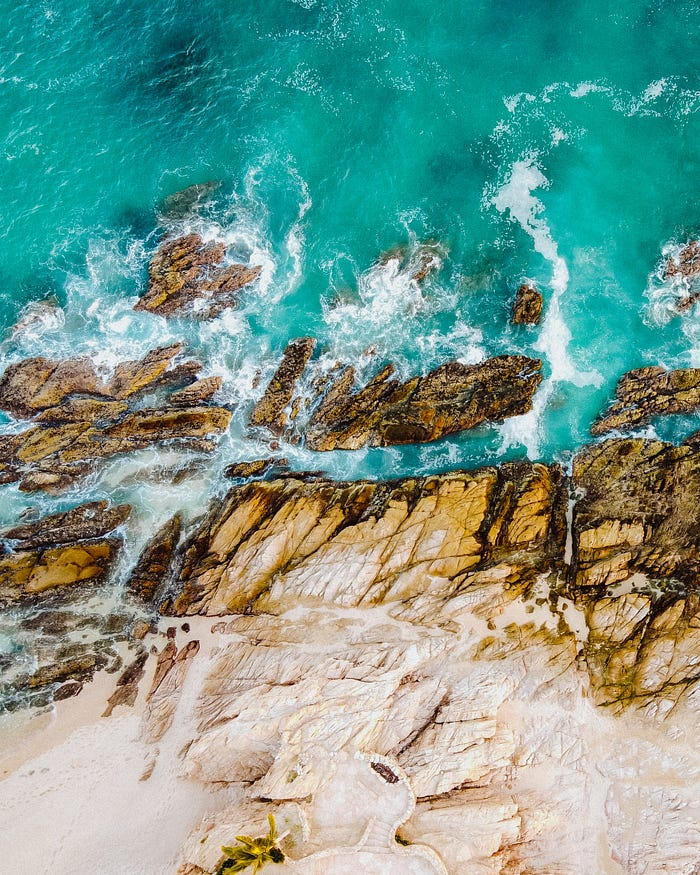
#> input picture img.jpg, 700 x 875 px, found by its file name
$ jupyter execute imageCompression.ipynb
#> lines starting #> are read from the running program, lines starting #| are printed output that depends on the picture
[cell 1]
#Lossy Compression using JPEG

import cv2
import matplotlib.pyplot as plt

img=cv2.imread('C:/Users/M.Tech DS006/Desktop/img.jpg')
#> img is the input picture: shape (875, 700, 3); mean B, G, R 140.7, 153.6, 116.1

cv2.imwrite('compressedImage.jpg',img,[cv2.IMWRITE_JPEG_QUALITY,5])

compressedImage=cv2.imread('compressedImage.jpg')
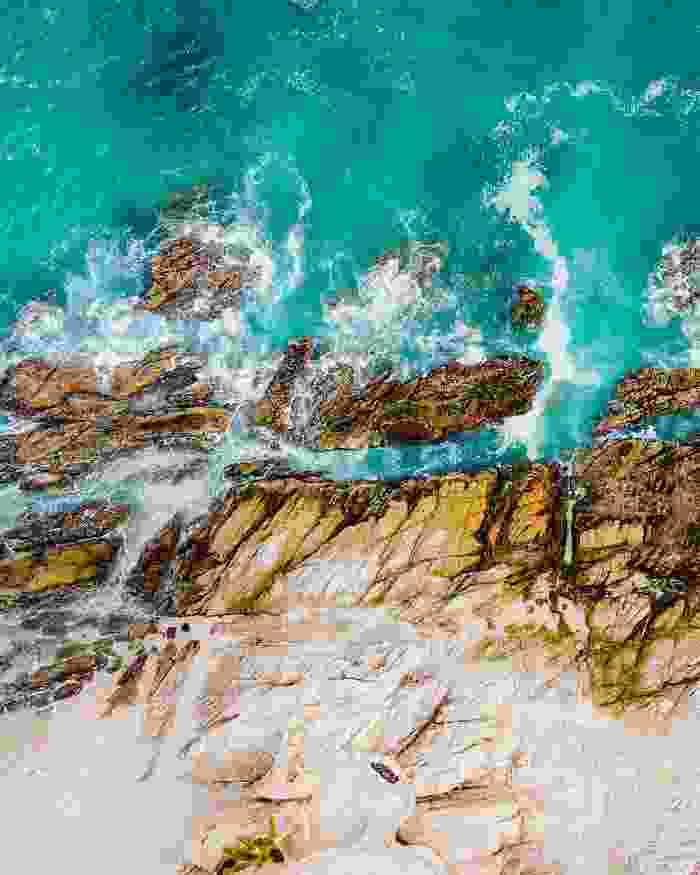
#> compressedImage: shape (875, 700, 3); mean B, G, R 142.3, 153.4, 115.8

plt.figure(figsize=(10,5))
plt.subplot(1,2,1)
plt.title('Original Image')
plt.imshow(img)

plt.subplot(1,2,2)
plt.title('Compressed Image')
plt.imshow(compressedImage)
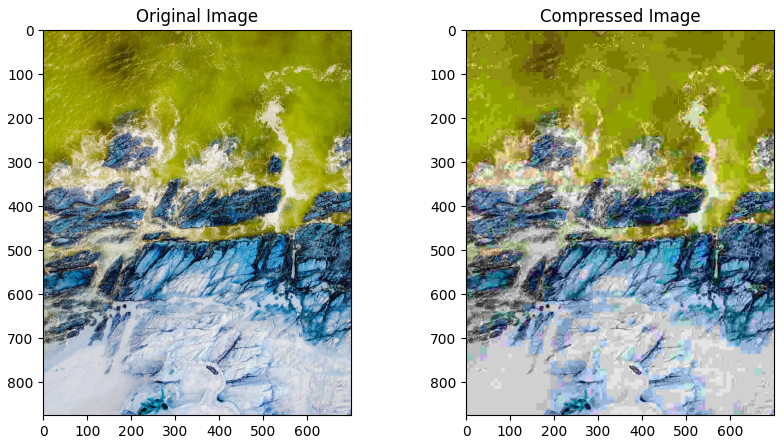
#> figure drawn by matplotlib, 2 panels; B, G, R data is drawn as R, G, B

[cell 2]
## Lossless Compression using PNG


img=cv2.imread('C:\\Users\\M.Tech DS006\\Desktop\\img.jpg')

cv2.imwrite('compressedPngImage.png',img,[cv2.IMWRITE_PNG_COMPRESSION,9])

compressedImg=cv2.imread('compressedPngImage.png')

plt.figure(figsize=(10,5))
plt.subplot(1,2,1)
plt.title('Original Image')
plt.imshow(img)

plt.subplot(1,2,2)
plt.title('Compressed Image')
plt.imshow(compressedImg)

plt.show()
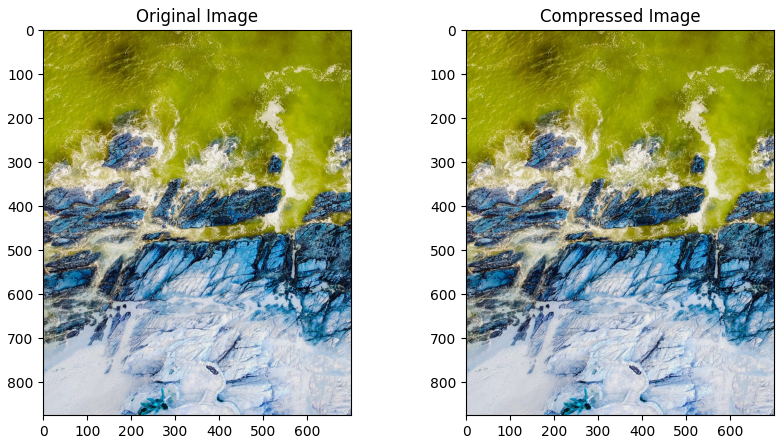
#> figure drawn by matplotlib, 2 panels; B, G, R data is drawn as R, G, B

$ run again, with equalized.jpg copied over img.jpg
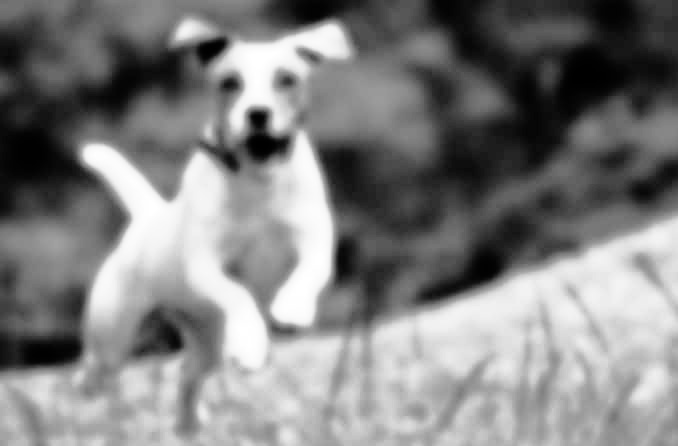
#> input picture equalized.jpg, 678 x 446 px, found by its file name
#> img is the input picture: shape (446, 678, 3); min 0, max 255, mean 128.3
#> `[cell 1] #Lossy Compression using JPEG  import cv2 import matplotlib.p..`:
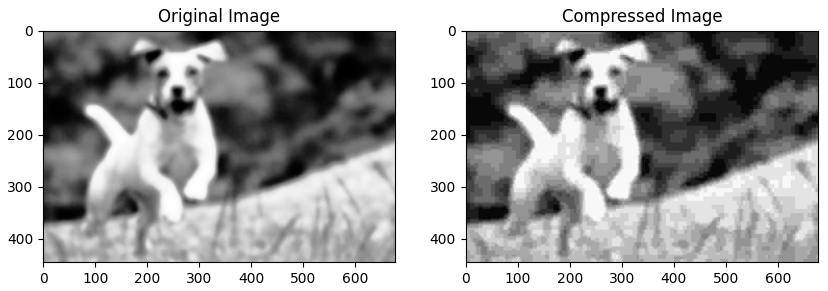
#> figure drawn by matplotlib, 2 panels
